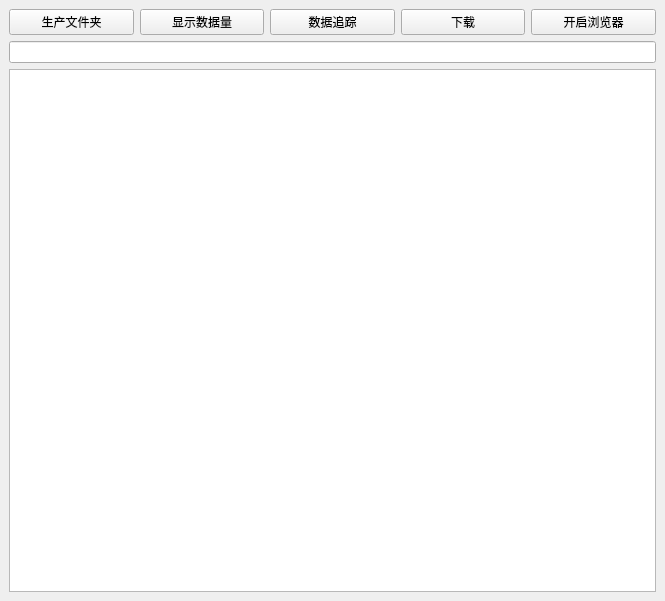
<?xml version="1.0" encoding="UTF-8"?>
<ui version="4.0">
 <class>MainWindow</class>
 <widget class="QMainWindow" name="MainWindow">
  <property name="geometry">
   <rect>
    <x>0</x>
    <y>0</y>
    <width>665</width>
    <height>601</height>
   </rect>
  </property>
  <property name="windowTitle">
   <string>MainWindow</string>
  </property>
  <widget class="QWidget" name="centralWidget">
   <layout class="QGridLayout" name="gridLayout">
    <item row="0" column="0">
     <widget class="QPushButton" name="pushButton">
      <property name="text">
       <string>生产文件夹</string>
      </property>
     </widget>
    </item>
    <item row="0" column="1">
     <widget class="QPushButton" name="pushButton_2">
      <property name="text">
       <string>显示数据量</string>
      </property>
     </widget>
    </item>
    <item row="0" column="2">
     <widget class="QPushButton" name="pushButton_5">
      <property name="text">
       <string>数据追踪</string>
      </property>
     </widget>
    </item>
    <item row="0" column="3">
     <widget class="QPushButton" name="pushButton_3">
      <property name="text">
       <string>下载</string>
      </property>
     </widget>
    </item>
    <item row="0" column="4">
     <widget class="QPushButton" name="pushButton_4">
      <property name="text">
       <string>开启浏览器</string>
      </property>
     </widget>
    </item>
    <item row="1" column="0" colspan="5">
     <widget class="QLineEdit" name="lineEdit"/>
    </item>
    <item row="2" column="0" colspan="5">
     <widget class="QTextBrowser" name="textBrowser"/>
    </item>
   </layout>
  </widget>
 </widget>
 <resources/>
 <connections/>
</ui>
